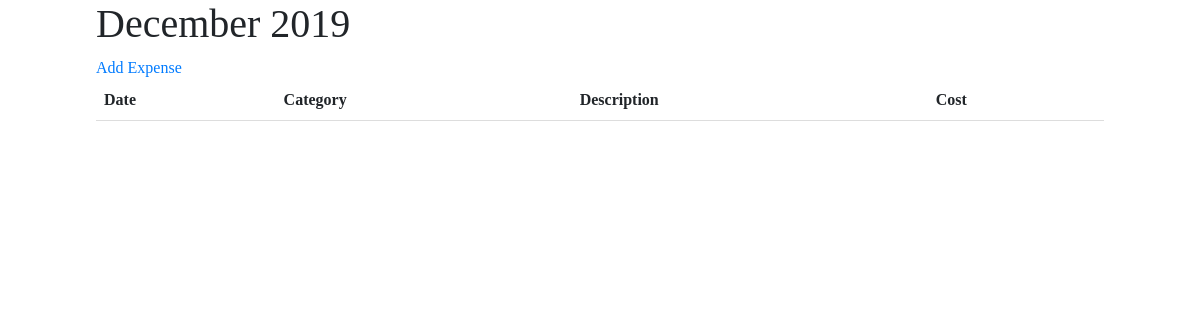
Page /expenses/ on the earlier database version.
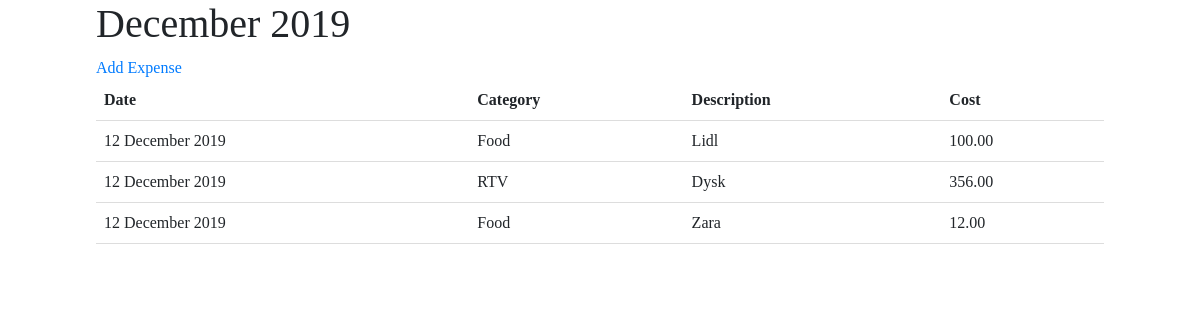
Same page on the later database version.
### expense/models.py (models this page shows)
class Expense(models.Model):
    category=models.CharField(verbose_name=u"Category:", choices=cat, default=0, max_length=50)
    description=models.CharField(verbose_name=u'Description:', max_length=50)
    cost=models.DecimalField(verbose_name=u'Cost:', max_digits=5, decimal_places=2)
    date=models.DateField(auto_now_add=True)
    class Meta:
        ordering = ['date']

### expense/views.py (the view)
# urls.py: path('expenses/', monthExpense, name='expenses'),
def monthExpense(request):
    day=datetime.datetime.today()
    month=day.month
    expenses=Expense.objects.filter(date__month=month)
    context={
    'expenses':expenses,
    'day':day,
    }
    return render(request, 'expenses.html', context)

### Templates/expenses.html (shortened to what this page needs)
{%extends 'main.html'%}
{% block body %}
<h1>{{day|date:'E Y'}}</h1>
<a href="{% url 'newExpense' %}">Add Expense</a>
<table>
  <tr>
    <th>Date</th>
    <th>Category</th>
    <th>Description</th>
    <th>Cost</th>
  </tr>
  {%for expenses in expenses%}
    <tr>
      <td>{{expenses.date|date:'d E Y'}}</td>
      <td>{{expenses.category}}</td>
      <td>{{expenses.description}}</td>
      <td>{{expenses.cost}}</td>
    </tr>
  {%endfor%}
{% endblock %}

### Templates/main.html (shortened to what this page needs)
{%load static%}
<!DOCTYPE html>
<html lang="en" dir="ltr">
  <head>
    <link rel="stylesheet" href="https://stackpath.bootstrapcdn.com/bootstrap/4.3.1/css/bootstrap.min.css"
>
    <link rel="stylesheet" href="https://use.fontawesome.com/releases/v5.10.2/css/all.css"
>
    <link rel="stylesheet" href="https://stackpath.bootstrapcdn.com/bootstrap/4.3.1/js/bootstrap.min.js"
>
    <link rel="stylesheet" href="{%static 'style.css'%}">
  </head>
  <body>
    {% block body %} {% endblock %}
  </body>
</html>

### static/style.css (style rules this page uses)
body { margin-left: 8%; margin-right: 8%; background-color: var(--background); font-family: georgia; }
table { border-collapse: collapse; width: 100%; }
th, td { padding: 8px; text-align: left; border-bottom: 1px solid #ddd; }

Differences in the rows shown:
added Expense: date "12 December 2019", category "Food", description "Lidl", cost "100.00"
added Expense: date "12 December 2019", category "RTV", description "Dysk", cost "356.00"
added Expense: date "12 December 2019", category "Food", description "Zara", cost "12.00"
